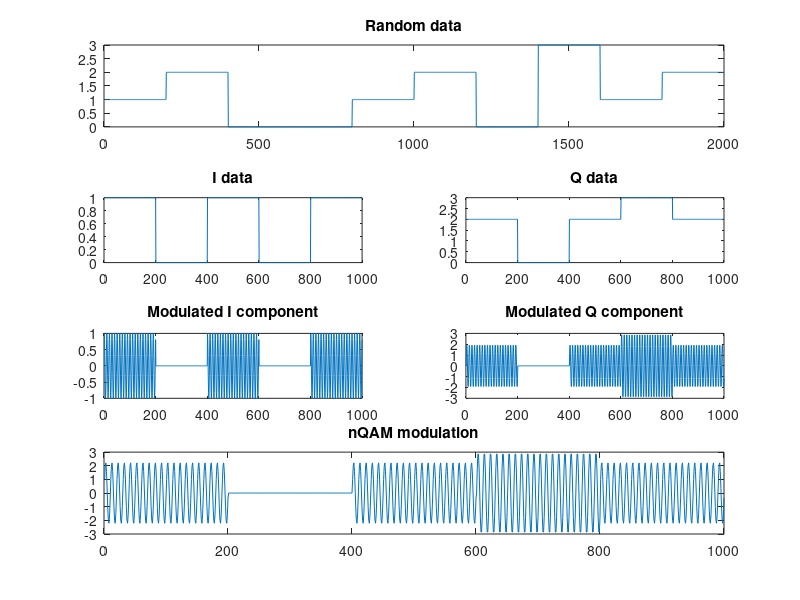

Source code (MATLAB):
% This file is a Matlab script generates an  QAM modulation
% signals and plots the modulator and the modulated signal in time
%
% This program is free software; you can redistribute it and/or modify
% it under the terms of the GNU General Public License as published by
% the Free Software Foundation; either version 2, or (at your option)
% any later version.
%
% This program is distributed in the hope that it will be useful,
% but WITHOUT ANY WARRANTY; without even the implied warranty of
% MERCHANTABILITY or FITNESS FOR A PARTICULAR PURPOSE.  See the
% GNU General Public License for more details.

%Time specifications:
Fs = 1000;                            % Sampling Frequency (samples per second)
Ts = 1/Fs;                            % Sampling Period (seconds per sample)
L=1000;                               % Time vector lenght (total samples)
t = [0:L-1]*Ts;                       % Time vector

% Local oscillators for IQ modulation  
FLO = 100; ALO = 1;
LO_inpahse = ALO * cos(2*pi*FLO*t);
LO_90 = ALO * sin(2*pi*FLO*t);

%4 Symbol generation
N=4;                                  %Number of levels
Br=FLO/10;                       %

% Generic random signal
data = randi([0 N-1],1,Br);           %N Symbol generation

% Calculate the size of the new I and Q vectors (half the original size, rounded down)
newSize = floor(length(data) / 2);

% I and Q signals generation
% Pre-allocate the new vectors for efficiency
Idata = zeros(1, newSize);
Qdata= zeros(1, newSize);

% Loop through the original vector in pairs
for i = 1:2:length(data)
    % Check for even or odd number of elements (handle last element if odd)
    if i + 1 <= length(data)
        Idata((i + 1)/2) = data(i);
        Qdata((i + 1)/2) = data(i + 1);
    else
        Idata(i/2) = data(i);
    end
end

Idata_mod= repelem(Idata,2*Fs/Br);
Qdata_mod= repelem(Qdata,2*Fs/Br);

nQAM = LO_inpahse .* Idata_mod + LO_90 .* Qdata_mod;

% Data
subplot(4,2,[1,2]); plot(repelem(data,2*Fs/Br));title('Random data');

% I and Q modulators
subplot(4,2,3); plot(Idata_mod);title('I data');
subplot(4,2,4); plot(Qdata_mod);title('Q data');

% I and Q modulated by LO's
subplot(4,2,5); plot(LO_inpahse .* Idata_mod);title('Modulated I component');
subplot(4,2,6); plot(LO_90 .* Qdata_mod);title('Modulated Q component');

% n-QAM modulation
subplot(4,2,[7,8]); plot(nQAM);title('nQAM modulation');